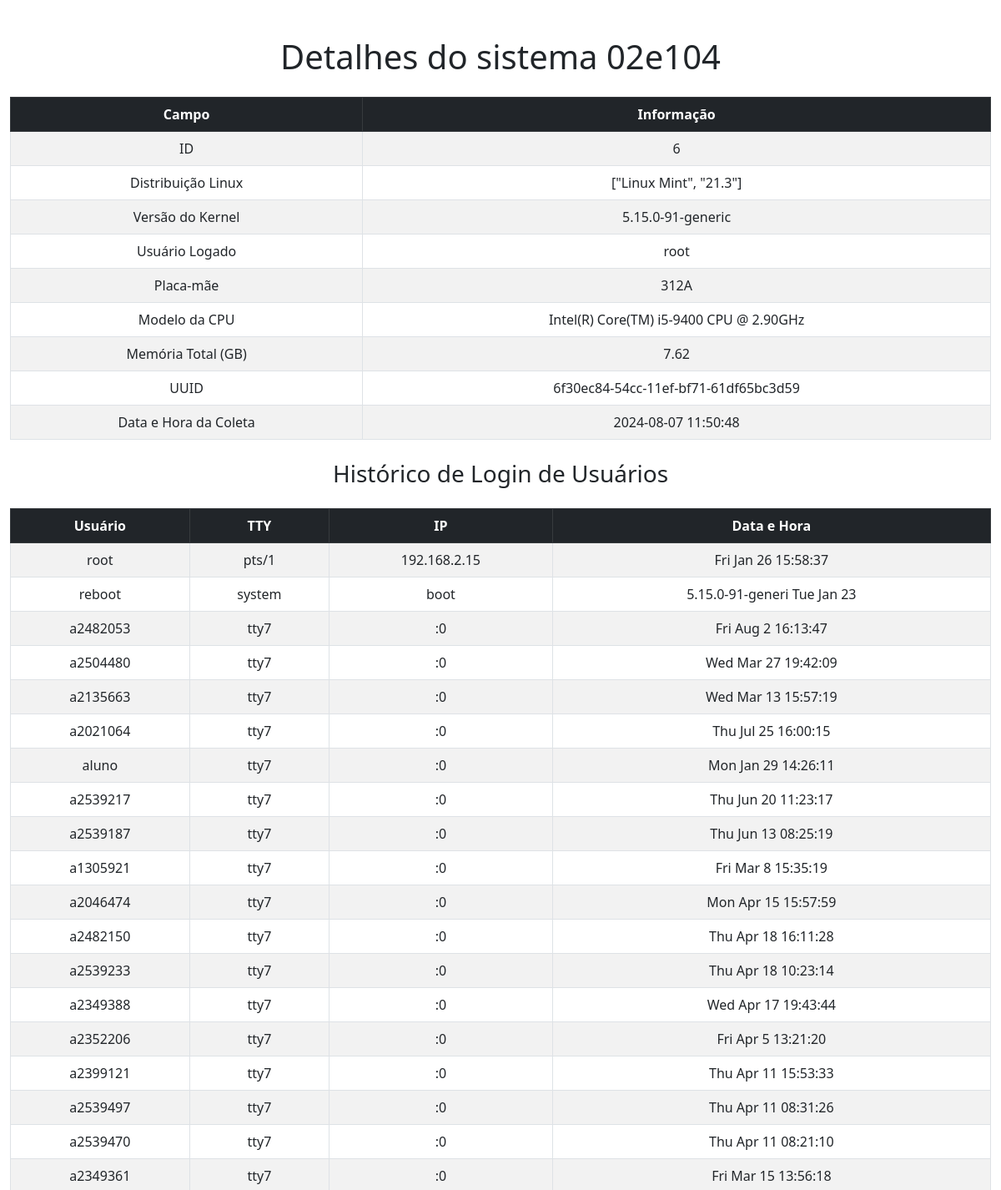
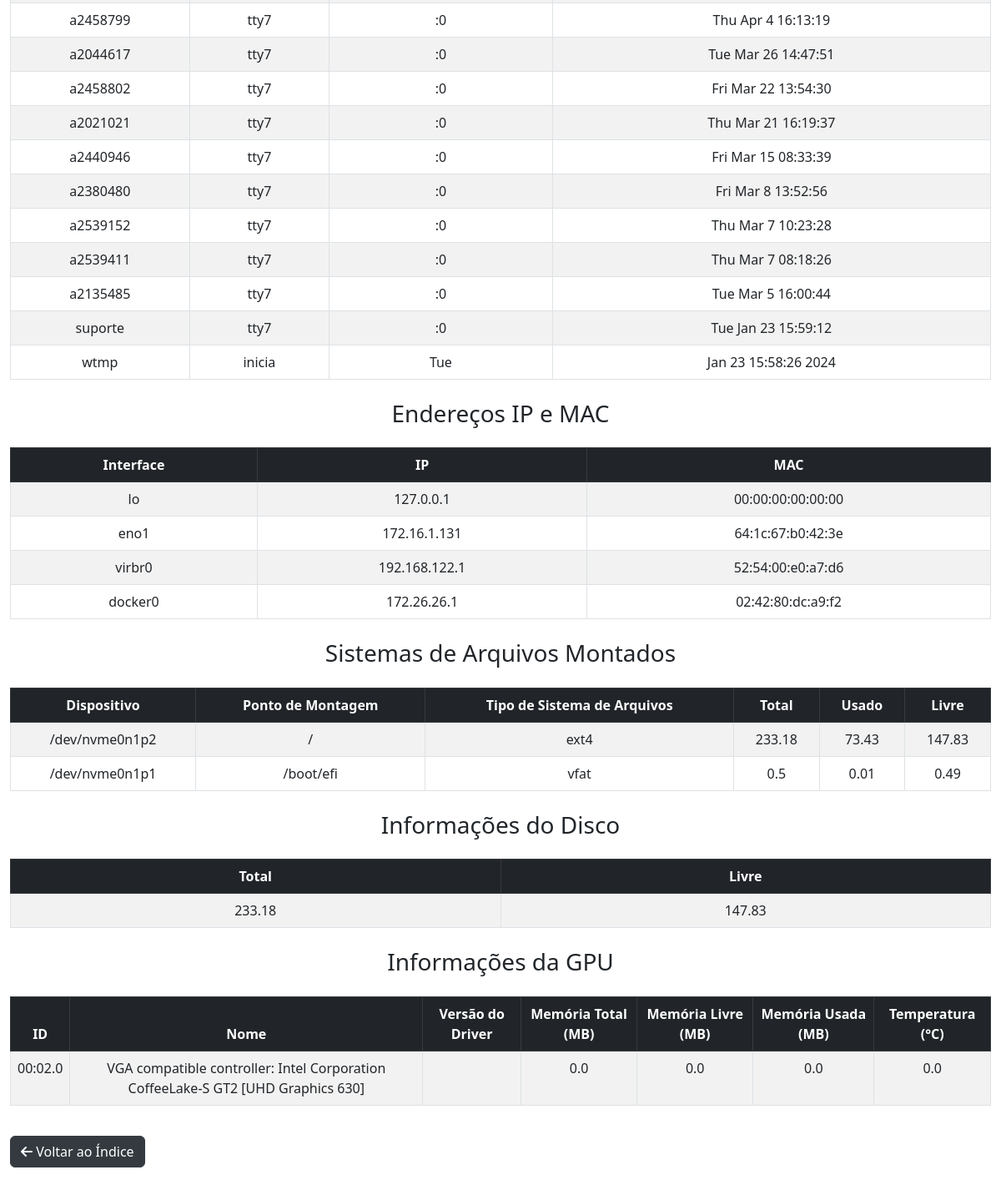
Page /details/6 on the committed database (2 pictures, top to bottom).
### app.py (models this page shows)
class SystemInfo(db.Model):
    id = db.Column(db.Integer, primary_key=True)
    hostname = db.Column(db.String(120), nullable=False)
    linux_distribution = db.Column(db.String(120), nullable=False)
    kernel_version = db.Column(db.String(120), nullable=False)
    logged_in_user = db.Column(db.String(120), nullable=False)
    cpu_model = db.Column(db.String(120), nullable=False)
    memory_total_gb = db.Column(db.Float, nullable=False)
    uuid1 = db.Column(db.String(36), unique=True, nullable=False)
    collection_datetime = db.Column(db.String(120), nullable=False)
    motherboard_model = db.Column(db.String(255))
    patrimony = db.Column(db.String(50), nullable=True)
    user_login_history = db.relationship('UserLoginHistory', backref='system_info', lazy=True)
    ip_and_mac_addresses = db.relationship('IPAndMacAddress', backref='system_info', lazy=True)
    mounted_filesystems = db.relationship('MountedFilesystems', backref='system_info', lazy=True)
    disk_info = db.relationship('DiskInfo', backref='system_info', uselist=False)
    gpu_info = db.relationship('GPUInfo', backref='system_info', lazy=True)

class UserLoginHistory(db.Model):
    id = db.Column(db.Integer, primary_key=True)
    user = db.Column(db.String(120), nullable=False)
    tty = db.Column(db.String(120), nullable=False)
    ip = db.Column(db.String(120), nullable=False)
    datetime = db.Column(db.String(120), nullable=False)
    system_info_id = db.Column(db.Integer, db.ForeignKey('system_info.id'), nullable=False)

class IPAndMacAddress(db.Model):
    id = db.Column(db.Integer, primary_key=True)
    interface = db.Column(db.String(120), nullable=False)
    ip = db.Column(db.String(120), nullable=False)
    mac = db.Column(db.String(120), nullable=False)
    system_info_id = db.Column(db.Integer, db.ForeignKey('system_info.id'), nullable=False)

class MountedFilesystems(db.Model):
    id = db.Column(db.Integer, primary_key=True)
    device = db.Column(db.String(120), nullable=False)
    mountpoint = db.Column(db.String(120), nullable=False)
    fstype = db.Column(db.String(120), nullable=False)
    total = db.Column(db.Float, nullable=False)
    used = db.Column(db.Float, nullable=False)
    free = db.Column(db.Float, nullable=False)
    system_info_id = db.Column(db.Integer, db.ForeignKey('system_info.id'), nullable=False)

class DiskInfo(db.Model):
    id = db.Column(db.Integer, primary_key=True)
    total = db.Column(db.Float, nullable=False)
    free = db.Column(db.Float, nullable=False)
    system_info_id = db.Column(db.Integer, db.ForeignKey('system_info.id'), nullable=False)

class GPUInfo(db.Model):
    id = db.Column(db.Integer, primary_key=True)
    gpu_id = db.Column(db.Integer, nullable=False)
    name = db.Column(db.String(120), nullable=False)
    driver_version = db.Column(db.String(120), nullable=False)
    memory_total = db.Column(db.Float, nullable=False)
    memory_free = db.Column(db.Float, nullable=False)
    memory_used = db.Column(db.Float, nullable=False)
    temperature = db.Column(db.Float, nullable=False)
    system_info_id = db.Column(db.Integer, db.ForeignKey('system_info.id'), nullable=False)

### app.py (the view)
@app.route('/details/<int:id>')
def details(id):
    system_info = SystemInfo.query.get_or_404(id)
    return render_template('details.html', system_info=system_info)

### templates/details.html (shortened to what this page needs)
<!DOCTYPE html>
<html lang="pt-br">
  <head>
    <link href="https://cdn.jsdelivr.net/npm/bootstrap@5.3.0/dist/css/bootstrap.min.css" rel="stylesheet" />
    <link rel="stylesheet" href="https://cdnjs.cloudflare.com/ajax/libs/font-awesome/6.0.0-beta3/css/all.min.css" />
  </head>
  <body>
    <div class="container">
      <h1 class="my-4 text-center">Detalhes do sistema {{ system_info.hostname }}</h1>
      <table class="table table-bordered table-striped text-center">
        <thead class="table-dark">
          <tr>
            <th>Campo</th>
            <th>Informação</th>
          </tr>
        </thead>
        <tbody>
          <tr>
            <td>ID</td>
            <td>{{ system_info.id }}</td>
          </tr>
          <tr>
            <td>Distribuição Linux</td>
            <td>{{ system_info.linux_distribution }}</td>
          </tr>
          <tr>
            <td>Versão do Kernel</td>
            <td>{{ system_info.kernel_version }}</td>
          </tr>
          <tr>
            <td>Usuário Logado</td>
            <td>{{ system_info.logged_in_user }}</td>
          </tr>
          <tr>
            <td>Placa-mãe</td>
            <td>{{ system_info.motherboard_model }}</td>
          </tr>
          <tr>
            <td>Modelo da CPU</td>
            <td>{{ system_info.cpu_model }}</td>
          </tr>
          <tr>
            <td>Memória Total (GB)</td>
            <td>{{ system_info.memory_total_gb }}</td>
          </tr>
          <tr>
            <td>UUID</td>
            <td>{{ system_info.uuid1 }}</td>
          </tr>
          <tr>
            <td>Data e Hora da Coleta</td>
            <td>{{ system_info.collection_datetime }}</td>
          </tr>
        </tbody>
      </table>
      <h3 class="my-4 text-center">Histórico de Login de Usuários</h3>
      <table class="table table-bordered table-striped text-center">
        <thead class="table-dark">
          <tr>
            <th>Usuário</th>
            <th>TTY</th>
            <th>IP</th>
            <th>Data e Hora</th>
          </tr>
        </thead>
        <tbody>
          {% for entry in system_info.user_login_history %}
          <tr>
            <td>{{ entry.user }}</td>
            <td>{{ entry.tty }}</td>
            <td>{{ entry.ip }}</td>
            <td>{{ entry.datetime }}</td>
          </tr>
          {% endfor %}
        </tbody>
      </table>
      <h3 class="my-4 text-center">Endereços IP e MAC</h3>
      <table class="table table-bordered table-striped text-center">
        <thead class="table-dark">
          <tr>
            <th>Interface</th>
            <th>IP</th>
            <th>MAC</th>
          </tr>
        </thead>
        <tbody>
          {% for entry in system_info.ip_and_mac_addresses %}
          <tr>
            <td>{{ entry.interface }}</td>
            <td>{{ entry.ip }}</td>
            <td>{{ entry.mac }}</td>
          </tr>
          {% endfor %}
        </tbody>
      </table>
      <h3 class="my-4 text-center">Sistemas de Arquivos Montados</h3>
      <table class="table table-bordered table-striped text-center">
        <thead class="table-dark">
          <tr>
            <th>Dispositivo</th>
            <th>Ponto de Montagem</th>
            <th>Tipo de Sistema de Arquivos</th>
            <th>Total</th>
            <th>Usado</th>
            <th>Livre</th>
          </tr>
        </thead>
        <tbody>
          {% for entry in system_info.mounted_filesystems %}
          <tr>
            <td>{{ entry.device }}</td>
            <td>{{ entry.mountpoint }}</td>
            <td>{{ entry.fstype }}</td>
            <td>{{ entry.total }}</td>
            <td>{{ entry.used }}</td>
            <td>{{ entry.free }}</td>
          </tr>
          {% endfor %}
        </tbody>
      </table>
      <h3 class="my-4 text-center">Informações do Disco</h3>
      <table class="table table-bordered table-striped text-center">
        <thead class="table-dark">
          <tr>
            <th>Total</th>
            <th>Livre</th>
          </tr>
        </thead>
        <tbody>
          {% if system_info.disk_info %}
          <tr>
            <td>{{ system_info.disk_info.total }}</td>
            <td>{{ system_info.disk_info.free }}</td>
          </tr>
          {% else %}
          <tr>
            <td colspan="2">Nenhuma informação de disco disponível</td>
          </tr>
          {% endif %}
        </tbody>
      </table>
      <h3 class="my-4 text-center">Informações da GPU</h3>
      <table class="table table-bordered table-striped text-center">
        <thead class="table-dark">
          <tr>
            <th>ID</th>
            <th>Nome</th>
            <th>Versão do Driver</th>
            <th>Memória Total (MB)</th>
            <th>Memória Livre (MB)</th>
            <th>Memória Usada (MB)</th>
            <th>Temperatura (°C)</th>
          </tr>
        </thead>
        <tbody>
          {% for entry in system_info.gpu_info %}
          <tr>
            <td>{{ entry.gpu_id }}</td>
            <td>{{ entry.name }}</td>
            <td>{{ entry.driver_version }}</td>
            <td>{{ entry.memory_total }}</td>
            <td>{{ entry.memory_free }}</td>
            <td>{{ entry.memory_used }}</td>
            <td>{{ entry.temperature }}</td>
          </tr>
          {% endfor %}
        </tbody>
      </table>
      <a class="btn btn-dark back-button" href="{{ url_for('index') }}"> <i class="fas fa-arrow-left"></i> Voltar ao Índice </a>
    </div>
  </body>
</html>

### templates/details.html (style rules this page uses)
body { padding-top: 20px; padding-bottom: 40px; }
.container { max-width: 1200px; }
table { margin: auto; }
.back-button { margin-top: 20px; background-color: #343a40; border-color: #343a40; }

### rows in the picture
SystemInfo: hostname "02e104", id "6", linux_distribution "[\"Linux Mint\", \"21.3\"]", kernel_version "5.15.0-91-generic", logged_in_user "root", motherboard_model "312A", cpu_model "Intel(R) Core(TM) i5-9400 CPU @ 2.90GHz", memory_total_gb "7.62", uuid1 "6f30ec84-54cc-11ef-bf71-61df65bc3d59", collection_datetime "2024-08-07 11:50:48"
UserLoginHistory: user "root", tty "pts/1", ip "192.168.2.15", datetime "Fri Jan 26 15:58:37"
UserLoginHistory: user "reboot", tty "system", ip "boot", datetime "5.15.0-91-generi Tue Jan 23"
UserLoginHistory: user "a2482053", tty "tty7", ip ":0", datetime "Fri Aug 2 16:13:47"
UserLoginHistory: user "a2504480", tty "tty7", ip ":0", datetime "Wed Mar 27 19:42:09"
UserLoginHistory: user "a2135663", tty "tty7", ip ":0", datetime "Wed Mar 13 15:57:19"
UserLoginHistory: user "a2021064", tty "tty7", ip ":0", datetime "Thu Jul 25 16:00:15"
UserLoginHistory: user "aluno", tty "tty7", ip ":0", datetime "Mon Jan 29 14:26:11"
UserLoginHistory: user "a2539217", tty "tty7", ip ":0", datetime "Thu Jun 20 11:23:17"
UserLoginHistory: user "a2539187", tty "tty7", ip ":0", datetime "Thu Jun 13 08:25:19"
UserLoginHistory: user "a1305921", tty "tty7", ip ":0", datetime "Fri Mar 8 15:35:19"
UserLoginHistory: user "a2046474", tty "tty7", ip ":0", datetime "Mon Apr 15 15:57:59"
UserLoginHistory: user "a2482150", tty "tty7", ip ":0", datetime "Thu Apr 18 16:11:28"
UserLoginHistory: user "a2539233", tty "tty7", ip ":0", datetime "Thu Apr 18 10:23:14"
UserLoginHistory: user "a2349388", tty "tty7", ip ":0", datetime "Wed Apr 17 19:43:44"
UserLoginHistory: user "a2352206", tty "tty7", ip ":0", datetime "Fri Apr 5 13:21:20"
UserLoginHistory: user "a2399121", tty "tty7", ip ":0", datetime "Thu Apr 11 15:53:33"
UserLoginHistory: user "a2539497", tty "tty7", ip ":0", datetime "Thu Apr 11 08:31:26"
UserLoginHistory: user "a2539470", tty "tty7", ip ":0", datetime "Thu Apr 11 08:21:10"
UserLoginHistory: user "a2349361", tty "tty7", ip ":0", datetime "Fri Mar 15 13:56:18"
UserLoginHistory: user "a2458799", tty "tty7", ip ":0", datetime "Thu Apr 4 16:13:19"
UserLoginHistory: user "a2044617", tty "tty7", ip ":0", datetime "Tue Mar 26 14:47:51"
UserLoginHistory: user "a2458802", tty "tty7", ip ":0", datetime "Fri Mar 22 13:54:30"
UserLoginHistory: user "a2021021", tty "tty7", ip ":0", datetime "Thu Mar 21 16:19:37"
UserLoginHistory: user "a2440946", tty "tty7", ip ":0", datetime "Fri Mar 15 08:33:39"
UserLoginHistory: user "a2380480", tty "tty7", ip ":0", datetime "Fri Mar 8 13:52:56"
UserLoginHistory: user "a2539152", tty "tty7", ip ":0", datetime "Thu Mar 7 10:23:28"
UserLoginHistory: user "a2539411", tty "tty7", ip ":0", datetime "Thu Mar 7 08:18:26"
UserLoginHistory: user "a2135485", tty "tty7", ip ":0", datetime "Tue Mar 5 16:00:44"
UserLoginHistory: user "suporte", tty "tty7", ip ":0", datetime "Tue Jan 23 15:59:12"
UserLoginHistory: user "wtmp", tty "inicia", ip "Tue", datetime "Jan 23 15:58:26 2024"
IPAndMacAddress: interface "lo", ip "127.0.0.1", mac "00:00:00:00:00:00"
IPAndMacAddress: interface "eno1", ip "172.16.1.131", mac "64:1c:67:b0:42:3e"
IPAndMacAddress: interface "virbr0", ip "192.168.122.1", mac "52:54:00:e0:a7:d6"
IPAndMacAddress: interface "docker0", ip "172.26.26.1", mac "02:42:80:dc:a9:f2"
MountedFilesystems: device "/dev/nvme0n1p2", mountpoint "/", fstype "ext4", total "233.18", used "73.43", free "147.83"
MountedFilesystems: device "/dev/nvme0n1p1", mountpoint "/boot/efi", fstype "vfat", total "0.5", used "0.01", free "0.49"
DiskInfo: disk_info.total "233.18", disk_info.free "147.83"
GPUInfo: gpu_id "00:02.0", name "VGA compatible controller: Intel Corporation CoffeeLake-S GT2 [UHD Graphics 630]", memory_total "0.0", memory_free "0.0", memory_used "0.0", temperature "0.0"
